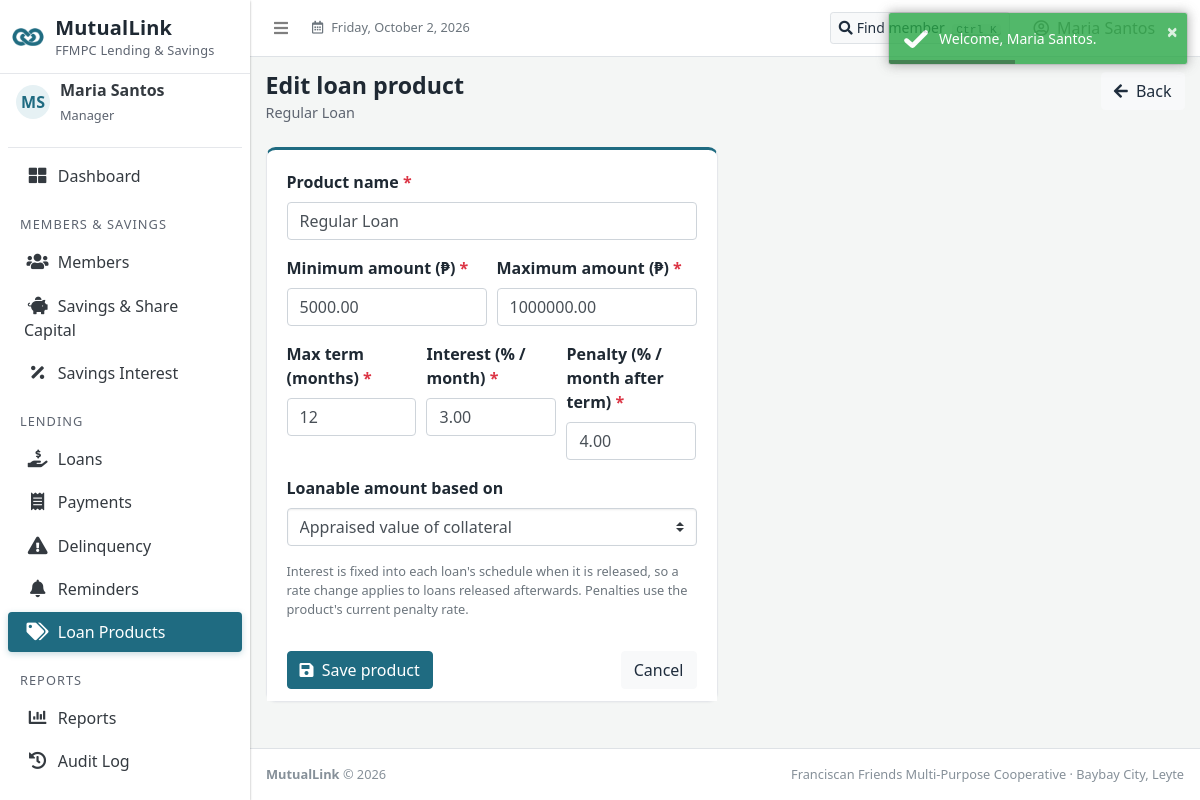
/dashboard.php?page=product_form&id=1 (signed in), run on the app's committed database.
### tables this page shows
CREATE TABLE loan_products (
  product_id     INT UNSIGNED NOT NULL AUTO_INCREMENT,
  product_name   VARCHAR(80) NOT NULL,
  min_amount     DECIMAL(12,2) NOT NULL,
  max_amount     DECIMAL(12,2) NOT NULL,
  term_months    TINYINT UNSIGNED NOT NULL,
  interest_rate  DECIMAL(5,2) NOT NULL DEFAULT 3.00,
  penalty_rate   DECIMAL(5,2) NOT NULL DEFAULT 4.00,
   
  loanable_basis ENUM('fixed','collateral','net_pay') NOT NULL DEFAULT 'fixed',
  status         ENUM('active','inactive') NOT NULL DEFAULT 'active',
  PRIMARY KEY (product_id),
  UNIQUE KEY uq_products_name (product_name),
  CONSTRAINT chk_products_amounts CHECK (min_amount > 0 AND max_amount >= min_amount),
  CONSTRAINT chk_products_term CHECK (term_months BETWEEN 1 AND 60)
);

### config/helpers.php (called while the page is built, shortened)
<?php
function e(mixed $value): string
{
    return htmlspecialchars((string) ($value ?? ''), ENT_QUOTES, 'UTF-8');
}
function old(string $key, mixed $default = ''): string
{
    return $_SERVER['REQUEST_METHOD'] === 'POST' && isset($_POST[$key]) && is_string($_POST[$key])
        ? $_POST[$key]
        : (string) ($default ?? '');
}
function get_id(string $key = 'id'): int
{
    $v = filter_var($_GET[$key] ?? '', FILTER_VALIDATE_INT, ['options' => ['min_range' => 1]]);
    return $v === false ? 0 : $v;
}
function invalid_class(array $errors, string $key): string
{
    return isset($errors[$key]) ? ' is-invalid' : '';
}
function invalid_attrs(array $errors, string $key): string
{
    return isset($errors[$key]) ? ' aria-invalid="true" aria-describedby="' . field_error_id($key) . '"' : '';
}

### config/db.php (called while the page is built, shortened)
<?php
function db(): PDO
{
    static $pdo = null;
    if ($pdo instanceof PDO) {
        return $pdo;
    }
    $dsn = 'mysql:host=' . DB_HOST . ';port=' . DB_PORT . ';dbname=' . DB_NAME . ';charset=utf8mb4';
    $options = [
        PDO::ATTR_ERRMODE            => PDO::ERRMODE_EXCEPTION,
        PDO::ATTR_DEFAULT_FETCH_MODE => PDO::FETCH_ASSOC,
        PDO::ATTR_EMULATE_PREPARES   => false,
    ];
    try {
        $pdo = new PDO($dsn, DB_USER, DB_PASS, $options);
    } catch (PDOException $e) {
        error_log('MutualLink DB connection failed: ' . $e->getMessage());
        http_response_code(500);
        exit('The system cannot reach the database right now. Please contact the administrator.');
    }
    return $pdo;
}

### views/product_form.php (the view, shortened to what this page needs)
<?php
$id = get_id();
$isEdit = $id > 0;
$p = ['product_name' => '', 'min_amount' => '', 'max_amount' => '', 'term_months' => '12', 'interest_rate' => '3.00', 'penalty_rate' => '4.00', 'loanable_basis' => 'fixed'];
if ($isEdit) {
    $stmt = db()->prepare('SELECT * FROM loan_products WHERE product_id = :id');
    $stmt->execute([':id' => $id]);
    $p = $stmt->fetch();
}
$title = $isEdit ? 'Edit loan product' : 'Add loan product';
$subtitle = $isEdit ? $p['product_name'] : 'Define limits and rates for a new loan product.';
$headerActions = '<a href="dashboard.php?page=products" class="btn btn-light"><i class="fas fa-arrow-left mr-1"></i> Back</a>';
?>
<?php $errors = take_field_errors(); ?>
<div class="row">
  <div class="col-lg-6">
    <div class="card card-primary card-outline">
      <form method="post" action="" class="ml-form" novalidate data-dirty-guard>
        <div class="card-body">
          <div class="form-group">
            <label for="product_name">Product name <span class="text-danger">*</span></label>
            <input type="text" class="form-control<?= invalid_class($errors, 'product_name') ?>" id="product_name" name="product_name" required maxlength="80" value="<?= e(old('product_name', $p['product_name'])) ?>"<?= invalid_attrs($errors, 'product_name') ?>>
          </div>
          <div class="form-row">
            <div class="form-group col-md-6">
              <label for="min_amount">Minimum amount (₱) <span class="text-danger">*</span></label>
              <input type="text" inputmode="decimal" class="form-control<?= invalid_class($errors, 'min_amount') ?>" id="min_amount" name="min_amount" required value="<?= e(old('min_amount', $p['min_amount'])) ?>"<?= invalid_attrs($errors, 'min_amount') ?>>
            </div>
            <div class="form-group col-md-6">
              <label for="max_amount">Maximum amount (₱) <span class="text-danger">*</span></label>
              <input type="text" inputmode="decimal" class="form-control<?= invalid_class($errors, 'max_amount') ?>" id="max_amount" name="max_amount" required value="<?= e(old('max_amount', $p['max_amount'])) ?>"<?= invalid_attrs($errors, 'max_amount') ?>>
            </div>
          </div>
          <div class="form-row">
            <div class="form-group col-md-4">
              <label for="term_months">Max term (months) <span class="text-danger">*</span></label>
              <input type="number" class="form-control<?= invalid_class($errors, 'term_months') ?>" id="term_months" name="term_months" min="1" max="60" required value="<?= e(old('term_months', $p['term_months'])) ?>"<?= invalid_attrs($errors, 'term_months') ?>>
            </div>
            <div class="form-group col-md-4">
              <label for="interest_rate">Interest (% / month) <span class="text-danger">*</span></label>
              <input type="text" inputmode="decimal" class="form-control<?= invalid_class($errors, 'interest_rate') ?>" id="interest_rate" name="interest_rate" required value="<?= e(old('interest_rate', $p['interest_rate'])) ?>"<?= invalid_attrs($errors, 'interest_rate') ?>>
            </div>
            <div class="form-group col-md-4">
              <label for="penalty_rate">Penalty (% / month after term) <span class="text-danger">*</span></label>
              <input type="text" inputmode="decimal" class="form-control<?= invalid_class($errors, 'penalty_rate') ?>" id="penalty_rate" name="penalty_rate" required value="<?= e(old('penalty_rate', $p['penalty_rate'])) ?>"<?= invalid_attrs($errors, 'penalty_rate') ?>>
            </div>
          </div>
          <div class="form-group">
            <label for="loanable_basis">Loanable amount based on</label>
            <select class="custom-select<?= invalid_class($errors, 'loanable_basis') ?>" id="loanable_basis" name="loanable_basis"<?= invalid_attrs($errors, 'loanable_basis') ?>>
              <?php foreach (LOANABLE_BASIS as $k => $v): ?><option value="<?= e($k) ?>" <?= old('loanable_basis', $p['loanable_basis']) === $k ? 'selected' : '' ?>><?= e($v) ?></option><?php endforeach; ?>
            </select>
          </div>
          <p class="small text-muted mb-0">Interest is fixed into each loan's schedule when it is released, so a rate change applies to loans released afterwards. Penalties use the product's current penalty rate.</p>
        </div>
        <div class="card-footer bg-white d-flex">
          <button type="submit" class="btn btn-primary"><i class="fas fa-save mr-1"></i> Save product</button>
          <a href="dashboard.php?page=products" class="btn btn-light ml-auto">Cancel</a>
        </div>
      </form>
    </div>
  </div>
</div>

### dashboard.php (shortened to what this page needs)
<?php
$page = $_GET['page'] ?? 'home';
$title = 'MutualLink';
$subtitle = '';
$headerActions = '';
$layout = 'app';
try {
    if ($page === '404') {
        http_response_code(404);
        require __DIR__ . '/views/404.php';
    } else {
        require __DIR__ . '/views/' . $page . '.php';
    }
} catch (ForbiddenException) {
    ob_clean();
    http_response_code(403);
    $title = 'Access denied';
    $subtitle = $headerActions = '';
    $layout = 'app';
    require __DIR__ . '/views/403.php';
}
$content = ob_get_clean();
?>
<!DOCTYPE html>
<html lang="en">
<?php require __DIR__ . '/include/head.php'; ?>
<?php if ($layout === 'print'): ?>
<body class="bg-light">
  <?= $content ?>
  <?php require __DIR__ . '/include/scripts.php'; ?>
</body>
<?php else: ?>
<body class="hold-transition sidebar-mini layout-fixed layout-navbar-fixed">
<div class="wrapper">
  <?php require __DIR__ . '/include/navbar.php'; ?>
  <?php require __DIR__ . '/include/sidebar.php'; ?>
  <div class="content-wrapper" id="content-main" tabindex="-1">
    <div class="content-header">
      <div class="container-fluid">
        <div class="d-flex flex-wrap justify-content-between align-items-start">
          <div class="mb-2">
            <h1 class="m-0"><?= e($title) ?></h1>
            <?php if ($subtitle !== ''): ?><div class="page-sub"><?= e($subtitle) ?></div><?php endif; ?>
          </div>
          <div class="mb-2 no-print"><?= $headerActions ?></div>
        </div>
      </div>
    </div>
    <section class="content">
      <div class="container-fluid pb-4">
        <?= $content ?>
      </div>
    </section>
  </div>
  <?php require __DIR__ . '/include/footer.php'; ?>
</div>
</body>
<?php endif; ?>
</html>

### data on the page
loan_products: product_name "Regular Loan", min_amount "5000.00", max_amount "1000000.00", term_months "12", interest_rate "3.00", penalty_rate "4.00", loanable_basis "Appraised value of collateral"

### other printed values
$initials "MS"
$_SESSION['full_name'] "Maria Santos"
ROLES[$_SESSION['role']] "Manager"
$text "Dashboard"
$group['header'] "MEMBERS & SAVINGS"
$text "Members"
$text "Savings & Share Capital"
$text "Savings Interest"
$group['header'] "LENDING"
$text "Loans"
$text "Payments"
$text "Delinquency"
$text "Reminders"
$text "Loan Products"
$group['header'] "REPORTS"
